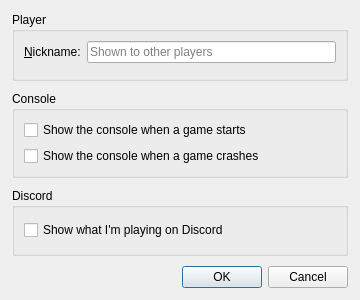
<?xml version="1.0" encoding="UTF-8"?>
<ui version="4.0">
 <class>SettingsDialog</class>
 <widget class="QDialog" name="SettingsDialog">
  <property name="geometry">
   <rect>
    <x>0</x>
    <y>0</y>
    <width>360</width>
    <height>300</height>
   </rect>
  </property>
  <property name="windowTitle">
   <string>Settings</string>
  </property>
  <layout class="QVBoxLayout" name="verticalLayout">
   <property name="leftMargin">
    <number>12</number>
   </property>
   <property name="topMargin">
    <number>12</number>
   </property>
   <property name="rightMargin">
    <number>12</number>
   </property>
   <property name="bottomMargin">
    <number>12</number>
   </property>
   <property name="spacing">
    <number>10</number>
   </property>
   <item>
    <widget class="QGroupBox" name="playerGroup">
     <property name="title">
      <string>Player</string>
     </property>
     <layout class="QFormLayout" name="playerLayout">
      <item row="0" column="0">
       <widget class="QLabel" name="nicknameLabel">
        <property name="text">
         <string>&amp;Nickname:</string>
        </property>
        <property name="buddy">
         <cstring>nicknameEdit</cstring>
        </property>
       </widget>
      </item>
      <item row="0" column="1">
       <widget class="QLineEdit" name="nicknameEdit">
        <property name="maxLength">
         <number>20</number>
        </property>
        <property name="placeholderText">
         <string>Shown to other players</string>
        </property>
       </widget>
      </item>
     </layout>
    </widget>
   </item>
   <item>
    <widget class="QGroupBox" name="consoleGroup">
     <property name="title">
      <string>Console</string>
     </property>
     <layout class="QVBoxLayout" name="consoleLayout">
      <item>
       <widget class="QCheckBox" name="consoleOnLaunchCheck">
        <property name="text">
         <string>Show the console when a game starts</string>
        </property>
       </widget>
      </item>
      <item>
       <widget class="QCheckBox" name="consoleOnCrashCheck">
        <property name="text">
         <string>Show the console when a game crashes</string>
        </property>
       </widget>
      </item>
     </layout>
    </widget>
   </item>
   <item>
    <widget class="QGroupBox" name="discordGroup">
     <property name="title">
      <string>Discord</string>
     </property>
     <layout class="QVBoxLayout" name="discordLayout">
      <item>
       <widget class="QCheckBox" name="discordPresenceCheck">
        <property name="text">
         <string>Show what I'm playing on Discord</string>
        </property>
       </widget>
      </item>
     </layout>
    </widget>
   </item>
   <item>
    <widget class="QDialogButtonBox" name="buttonBox">
     <property name="standardButtons">
      <set>QDialogButtonBox::StandardButton::Cancel|QDialogButtonBox::StandardButton::Ok</set>
     </property>
    </widget>
   </item>
  </layout>
 </widget>
 <resources/>
 <connections>
  <connection>
   <sender>buttonBox</sender>
   <signal>accepted()</signal>
   <receiver>SettingsDialog</receiver>
   <slot>accept()</slot>
  </connection>
  <connection>
   <sender>buttonBox</sender>
   <signal>rejected()</signal>
   <receiver>SettingsDialog</receiver>
   <slot>reject()</slot>
  </connection>
 </connections>
</ui>
